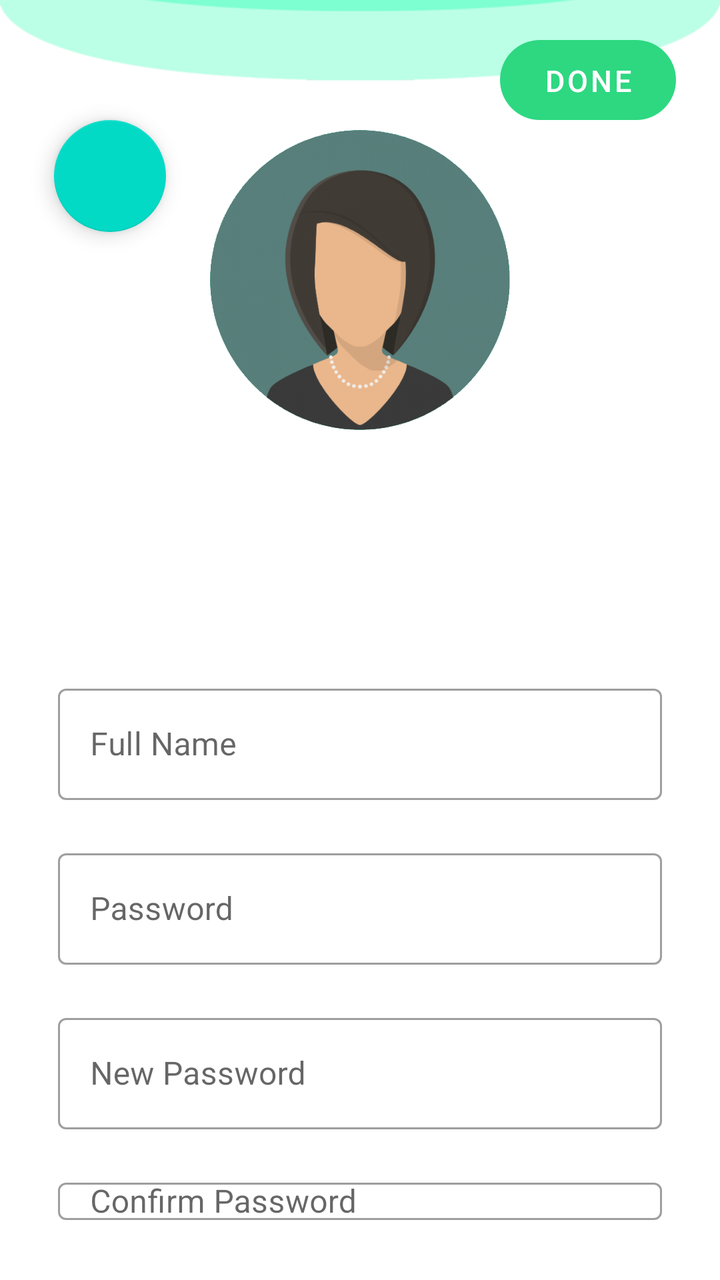
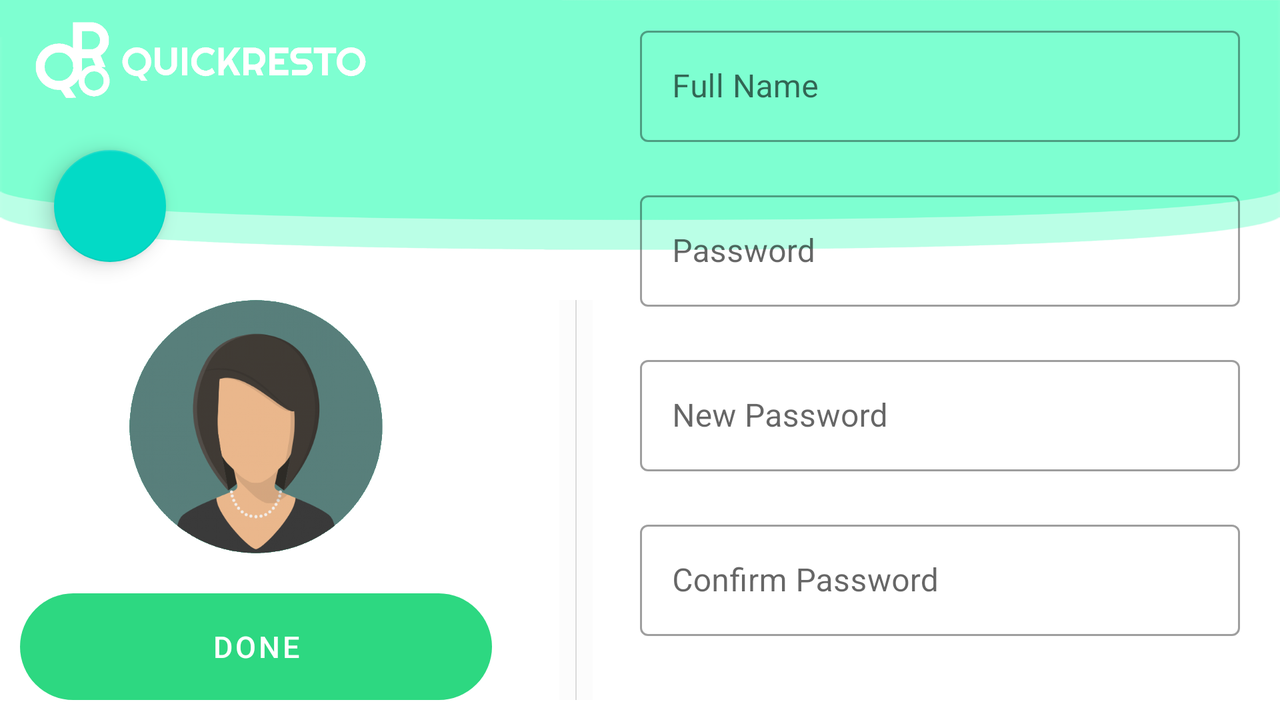

Two renders of one Android screen. The first uses the default layout on a phone; the second uses the alternative layout the repository ships for a different screen configuration, on a matching device. The two XML files are below.
<!-- AndroidManifest.xml: application theme AppTheme -->
<!-- res/layout/activity_profile_edit.xml -->
<?xml version="1.0" encoding="utf-8"?>
<RelativeLayout
    xmlns:android="http://schemas.android.com/apk/res/android"
    xmlns:app="http://schemas.android.com/apk/res-auto"
    xmlns:tools="http://schemas.android.com/tools"
    android:layout_width="match_parent"
    android:layout_height="match_parent"
    tools:context=".ProfileEdit">

    <ImageView
        android:id="@+id/imageView2"
        android:layout_width="match_parent"
        android:layout_height="match_parent"
        android:layout_centerHorizontal="true"
        android:layout_marginTop="-420dp"
        app:srcCompat="@drawable/headline_large" />

    <androidx.constraintlayout.widget.ConstraintLayout
        android:layout_width="match_parent"
        android:layout_height="match_parent">

        <com.google.android.material.floatingactionbutton.FloatingActionButton
            android:id="@+id/floating_back_mr"
            android:layout_width="wrap_content"
            android:layout_height="wrap_content"
            android:layout_marginTop="60dp"
            android:layout_marginStart="27dp"
            android:src="@drawable/ic_baseline_arrow_back_24"
            app:layout_constraintTop_toTopOf="parent"
            app:layout_constraintStart_toStartOf="parent"/>
    </androidx.constraintlayout.widget.ConstraintLayout>

    <LinearLayout
        android:layout_width="match_parent"
        android:layout_height="match_parent"
        android:orientation="vertical"
        android:layout_marginTop="320dp"
        android:layout_margin="29dp">
        <com.google.android.material.textfield.TextInputLayout
            android:layout_width="match_parent"
            android:layout_height="wrap_content"
            android:id="@+id/fullname_update"
            android:layout_marginTop="310dp"
            style="@style/Widget.MaterialComponents.TextInputLayout.OutlinedBox"
            android:layout_marginBottom="@dimen/bottom_margin"
            android:hint="@string/hint4"
            app:errorEnabled="true">
            <com.google.android.material.textfield.TextInputEditText
                android:layout_width="match_parent"
                android:layout_height="wrap_content"
                android:inputType="text"
                android:id="@+id/fullnameupdte">
            </com.google.android.material.textfield.TextInputEditText>
        </com.google.android.material.textfield.TextInputLayout>
        <com.google.android.material.textfield.TextInputLayout
            android:layout_width="match_parent"
            android:layout_height="wrap_content"
            android:id="@+id/passwordawal"
            style="@style/Widget.MaterialComponents.TextInputLayout.OutlinedBox"
            android:layout_marginBottom="@dimen/bottom_margin"
            android:hint="@string/hint2"
            app:errorEnabled="true">
            <com.google.android.material.textfield.TextInputEditText
                android:layout_width="match_parent"
                android:layout_height="wrap_content"
                android:inputType="textPassword"
                android:id="@+id/awalpass">
            </com.google.android.material.textfield.TextInputEditText>
        </com.google.android.material.textfield.TextInputLayout>
        <com.google.android.material.textfield.TextInputLayout
            android:layout_width="match_parent"
            android:layout_height="wrap_content"
            android:id="@+id/newpass"
            style="@style/Widget.MaterialComponents.TextInputLayout.OutlinedBox"
            android:layout_marginBottom="@dimen/bottom_margin"
            android:hint="@string/hint5"
            app:errorEnabled="true">
            <com.google.android.material.textfield.TextInputEditText
                android:layout_width="match_parent"
                android:layout_height="wrap_content"
                android:inputType="textPassword"
                android:id="@+id/newpassword">
            </com.google.android.material.textfield.TextInputEditText>
        </com.google.android.material.textfield.TextInputLayout>
        <com.google.android.material.textfield.TextInputLayout
            android:layout_width="match_parent"
            android:layout_height="wrap_content"
            android:id="@+id/confirmpass"
            style="@style/Widget.MaterialComponents.TextInputLayout.OutlinedBox"
            android:layout_marginBottom="@dimen/bottom_margin"
            android:hint="@string/hint6"
            app:errorEnabled="true">
            <com.google.android.material.textfield.TextInputEditText
                android:layout_width="match_parent"
                android:layout_height="wrap_content"
                android:inputType="textPassword"
                android:id="@+id/passwordconfrm">
            </com.google.android.material.textfield.TextInputEditText>
        </com.google.android.material.textfield.TextInputLayout>
    </LinearLayout>


    <ImageButton
        android:id="@+id/profil"
        android:layout_width="150dp"
        android:layout_height="150dp"
        android:layout_centerHorizontal="true"
        android:layout_marginTop="65dp"
        android:scaleType="fitCenter"
        android:background="@drawable/profilbtn"
        app:srcCompat="@drawable/user_large" />

    <Button
        android:id="@+id/update"
        android:layout_width="wrap_content"
        android:layout_height="40dp"
        android:background="@drawable/profilbtn"
        android:backgroundTint="#FFFFFF"
        android:text="DONE"
        android:textSize="15sp"
        android:layout_marginLeft="250dp"
        android:layout_marginTop="20dp"/>

</RelativeLayout>
<!-- resources referenced by this layout -->
<resources>
  <dimen name="bottom_margin">1dp</dimen>
  <!-- drawable headline_large: png bitmap (drawable, 17361 bytes) -->
  <!-- drawable profilbtn (drawable) -->
  <?xml version="1.0" encoding="utf-8"?>
  <selector xmlns:android="http://schemas.android.com/apk/res/android" >
      <item >
          <shape android:shape="rectangle">
              <corners android:radius="200dip" />
          </shape>
      </item>
  </selector>
  <!-- drawable user_large: png bitmap (drawable, 304904 bytes) -->
  <string name="hint2">Password</string>
  <string name="hint4">Full Name</string>
  <string name="hint5">New Password</string>
  <string name="hint6">Confirm Password</string>
  <style name="AppTheme" parent="Theme.MaterialComponents.Light.NoActionBar">
          
          <item name="colorPrimary">@color/colorPrimary</item>
          <item name="colorPrimaryDark">@color/colorPrimaryDark</item>
          <item name="colorAccent">@color/colorAccent</item>
      </style>
  <color name="colorPrimary">#2DD881</color>
  <color name="colorPrimaryDark">#1C0B19</color>
  <color name="colorAccent">#03DAC5</color>
</resources>
<!-- res/layout-land/activity_profile_edit.xml (the repository's variant of the layout above) -->
<!-- drawn on the phone turned sideways -->
<?xml version="1.0" encoding="utf-8"?>
<RelativeLayout
    xmlns:android="http://schemas.android.com/apk/res/android"
    xmlns:app="http://schemas.android.com/apk/res-auto"
    android:layout_width="match_parent"
    android:layout_height="match_parent">

    <LinearLayout
        android:layout_width="match_parent"
        android:layout_height="match_parent">
        <ImageView
            android:id="@+id/imageView2"
            android:layout_width="match_parent"
            android:layout_height="match_parent"
            android:scaleType="fitXY"
            android:paddingBottom="50dp"
            app:srcCompat="@drawable/headline_large" />
    </LinearLayout>

    <ImageView
        android:id="@+id/logo"
        android:layout_width="200dp"
        android:layout_height="60dp"
        android:padding="10dp"
        android:src="@drawable/logo" />

    <androidx.constraintlayout.widget.ConstraintLayout
        android:layout_width="match_parent"
        android:layout_height="match_parent">

        <com.google.android.material.floatingactionbutton.FloatingActionButton
            android:id="@+id/floating_back_mr"
            android:layout_width="wrap_content"
            android:layout_height="wrap_content"
            android:layout_marginTop="75dp"
            android:layout_marginStart="27dp"
            android:src="@drawable/ic_baseline_arrow_back_24"
            app:layout_constraintTop_toTopOf="parent"
            app:layout_constraintStart_toStartOf="parent"/>
    </androidx.constraintlayout.widget.ConstraintLayout>

    <LinearLayout
        android:layout_width="match_parent"
        android:layout_height="match_parent"
        android:orientation="horizontal">
        <LinearLayout
            android:layout_marginTop="140dp"
            android:layout_weight="1.2"
            android:layout_width="match_parent"
            android:layout_height="match_parent"
            android:orientation="vertical">
            <LinearLayout
                android:layout_weight="1"
                android:layout_width="match_parent"
                android:layout_height="match_parent"
                android:orientation="vertical">
                <ImageButton
                    android:id="@+id/profil"
                    android:layout_width="match_parent"
                    android:layout_height="match_parent"
                    android:scaleType="fitCenter"
                    android:padding="10dp"
                    android:background="@drawable/profilbtn"
                    app:srcCompat="@drawable/user_large" />
            </LinearLayout>

            <LinearLayout
                android:layout_weight="2"
                android:layout_width="match_parent"
                android:layout_height="match_parent"
                android:orientation="vertical"
                android:padding="10dp">
                <Button
                    android:id="@+id/update"
                    android:layout_width="match_parent"
                    android:layout_height="match_parent"
                    android:background="@drawable/profilbtn"
                    android:backgroundTint="#FFFFFF"
                    android:text="DONE"
                    android:textSize="15sp"/>
            </LinearLayout>
        </LinearLayout>


        <LinearLayout
            android:layout_weight="1.8"
            android:layout_width="match_parent"
            android:layout_height="match_parent"
            android:layout_marginTop="140dp">
            <ImageView
                android:layout_width="match_parent"
                android:layout_height="match_parent"
                app:srcCompat="@drawable/line_ver"
                android:padding="10dp">
            </ImageView>
        </LinearLayout>
        <LinearLayout
            android:layout_marginTop="10dp"
            android:paddingRight="20dp"
            android:layout_weight="1"
            android:layout_width="match_parent"
            android:layout_height="match_parent"
            android:orientation="vertical"
            android:paddingBottom="10dp">
            <LinearLayout
                android:layout_weight="1"
                android:layout_width="match_parent"
                android:layout_height="match_parent"
                android:orientation="vertical">
                    <com.google.android.material.textfield.TextInputLayout
                        android:layout_width="match_parent"
                        android:layout_height="wrap_content"
                        android:id="@+id/fullname_update"
                        style="@style/Widget.MaterialComponents.TextInputLayout.OutlinedBox"
                        android:layout_marginBottom="@dimen/bottom_margin"
                        android:hint="@string/hint4"
                        app:errorEnabled="true">
                        <com.google.android.material.textfield.TextInputEditText
                            android:layout_width="match_parent"
                            android:layout_height="wrap_content"
                            android:inputType="text"
                            android:id="@+id/fullnameupdte">
                        </com.google.android.material.textfield.TextInputEditText>
                    </com.google.android.material.textfield.TextInputLayout>
                    <com.google.android.material.textfield.TextInputLayout
                        android:layout_width="match_parent"
                        android:layout_height="wrap_content"
                        android:id="@+id/passwordawal"
                        style="@style/Widget.MaterialComponents.TextInputLayout.OutlinedBox"
                        android:layout_marginBottom="@dimen/bottom_margin"
                        android:hint="@string/hint2"
                        app:errorEnabled="true">
                        <com.google.android.material.textfield.TextInputEditText
                            android:layout_width="match_parent"
                            android:layout_height="wrap_content"
                            android:inputType="textPassword"
                            android:id="@+id/awalpass">
                        </com.google.android.material.textfield.TextInputEditText>
                    </com.google.android.material.textfield.TextInputLayout>
                    <com.google.android.material.textfield.TextInputLayout
                        android:layout_width="match_parent"
                        android:layout_height="wrap_content"
                        android:id="@+id/newpass"
                        style="@style/Widget.MaterialComponents.TextInputLayout.OutlinedBox"
                        android:layout_marginBottom="@dimen/bottom_margin"
                        android:hint="@string/hint5"
                        app:errorEnabled="true">
                        <com.google.android.material.textfield.TextInputEditText
                            android:layout_width="match_parent"
                            android:layout_height="wrap_content"
                            android:inputType="textPassword"
                            android:id="@+id/newpassword">
                        </com.google.android.material.textfield.TextInputEditText>
                    </com.google.android.material.textfield.TextInputLayout>
                    <com.google.android.material.textfield.TextInputLayout
                        android:layout_width="match_parent"
                        android:layout_height="wrap_content"
                        android:id="@+id/confirmpass"
                        style="@style/Widget.MaterialComponents.TextInputLayout.OutlinedBox"
                        android:layout_marginBottom="@dimen/bottom_margin"
                        android:hint="@string/hint6"
                        app:errorEnabled="true">
                        <com.google.android.material.textfield.TextInputEditText
                            android:layout_width="match_parent"
                            android:layout_height="wrap_content"
                            android:inputType="textPassword"
                            android:id="@+id/passwordconfrm">
                        </com.google.android.material.textfield.TextInputEditText>
                    </com.google.android.material.textfield.TextInputLayout>
                </LinearLayout>
        </LinearLayout>
    </LinearLayout>
</RelativeLayout>
<!-- resources referenced by the variant -->
<!-- as the phone turned sideways resolves them -->
<resources>
  <dimen name="bottom_margin">1dp</dimen>
  <!-- drawable headline_large: png bitmap (drawable, 17361 bytes) -->
  <!-- drawable line_ver: png bitmap (drawable-v24, 1219 bytes) -->
  <!-- drawable logo: png bitmap (drawable-v24, 13087 bytes) -->
  <!-- drawable profilbtn (drawable) -->
  <?xml version="1.0" encoding="utf-8"?>
  <selector xmlns:android="http://schemas.android.com/apk/res/android" >
      <item >
          <shape android:shape="rectangle">
              <corners android:radius="200dip" />
          </shape>
      </item>
  </selector>
  <!-- drawable user_large: png bitmap (drawable, 304904 bytes) -->
  <string name="hint2">Password</string>
  <string name="hint4">Full Name</string>
  <string name="hint5">New Password</string>
  <string name="hint6">Confirm Password</string>
  <style name="AppTheme" parent="Theme.MaterialComponents.Light.NoActionBar">
          
          <item name="colorPrimary">@color/colorPrimary</item>
          <item name="colorPrimaryDark">@color/colorPrimaryDark</item>
          <item name="colorAccent">@color/colorAccent</item>
      </style>
  <color name="colorPrimary">#2DD881</color>
  <color name="colorPrimaryDark">#1C0B19</color>
  <color name="colorAccent">#03DAC5</color>
</resources>
